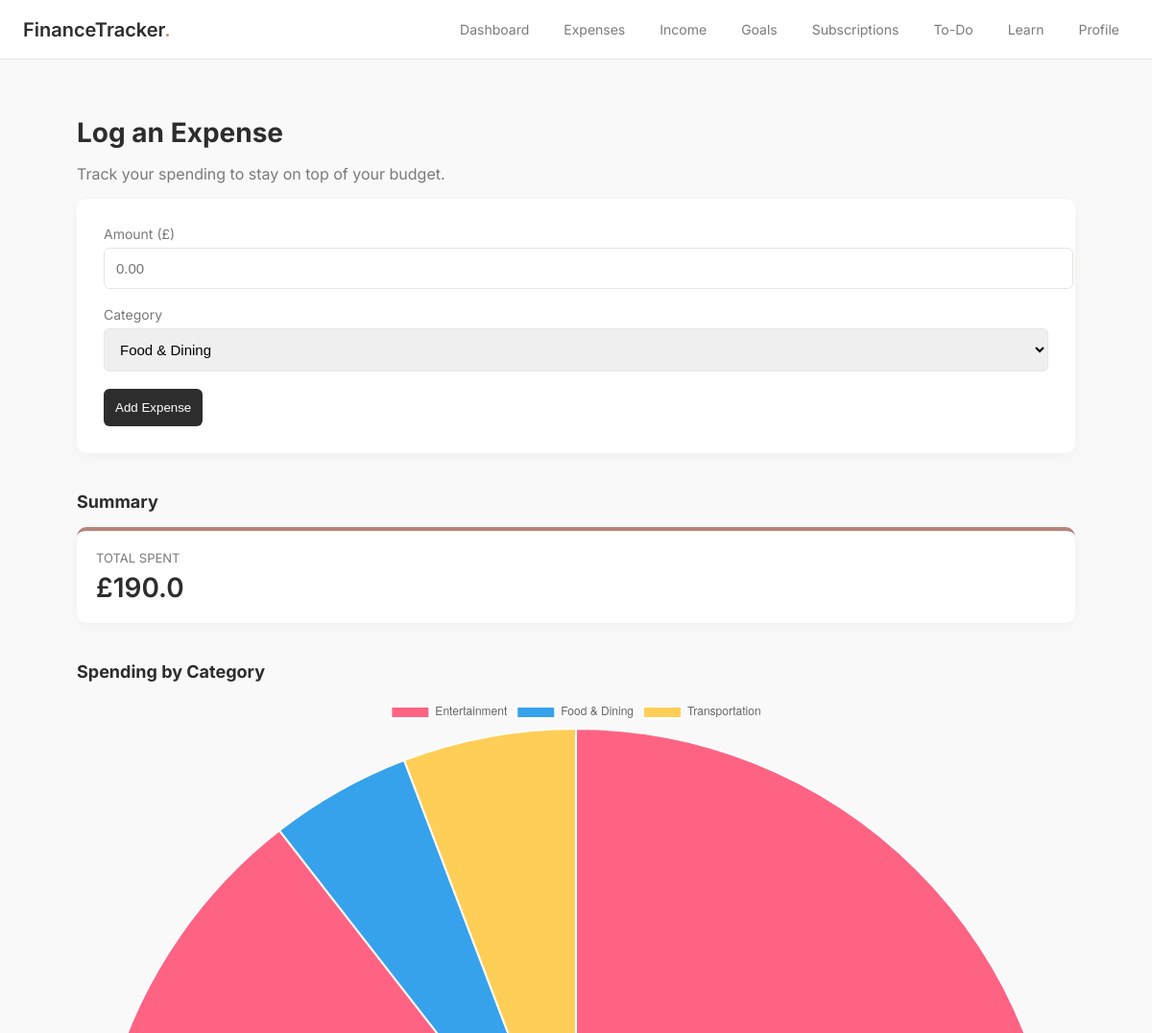
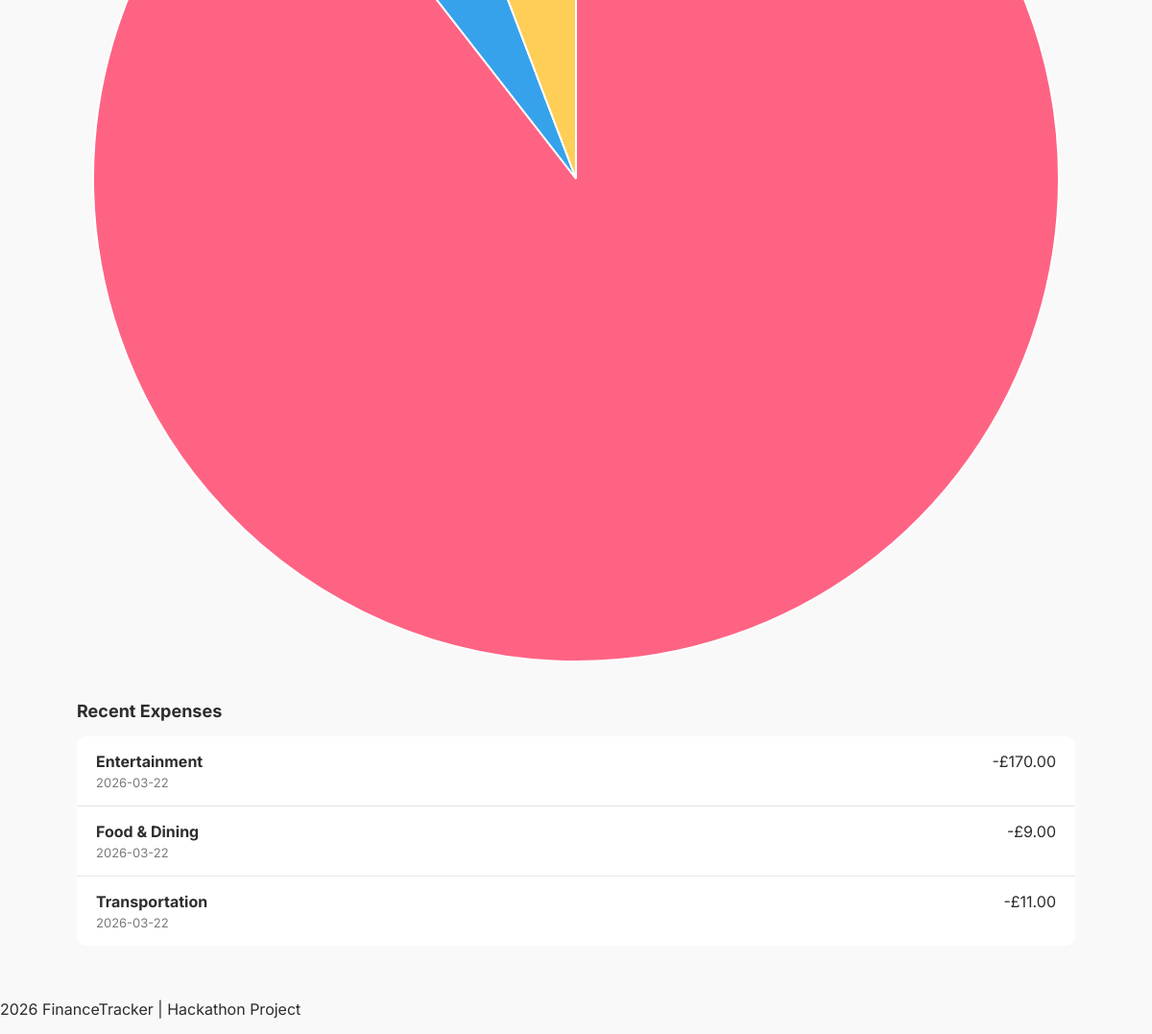
The page /expenses/oleksii on the database its author committed (2 pictures, top to bottom).
### tables this page shows
CREATE TABLE expenses (
        id INTEGER PRIMARY KEY AUTOINCREMENT,
        user_id INTEGER,
        amount REAL,
        category TEXT,
        date TEXT
    );

### app.py (the view, shortened to what this page needs)
@app.route("/expenses/<username>", methods=["GET", "POST"])
def expenses(username):
    user_id = get_user_id(username)
    if not user_id:
        return redirect(url_for("index"))
    conn = get_db()
    data = conn.execute(
        "SELECT * FROM expenses WHERE user_id=?",
        (user_id,)
    ).fetchall()
    conn.close()
    total_expenses = sum([e["amount"] for e in data])
    category_totals = defaultdict(float)
    for e in data:
        category_totals[e["category"]] += e["amount"]
    labels = list(category_totals.keys())
    values = list(category_totals.values())
    return render_template(
        "expenses.html",
        data=data,
        username=username,
        total_expenses=total_expenses,
        labels=labels,
        values=values
    )

### app.py (called while the page is built)
def get_db():
    conn = sqlite3.connect(DB)
    conn.row_factory = sqlite3.Row
    return conn

def get_user_id(username):
    conn = get_db()
    user = conn.execute(
        "SELECT id FROM users WHERE username=?",
        (username,)
    ).fetchone()
    conn.close()
    return user["id"] if user else None

@app.context_processor
def inject_user():
    username = request.view_args.get("username") if request.view_args else None
    return dict(current_user=username)

### templates/expenses.html (shortened to what this page needs)
{% extends "layout.html" %}
{% block navbar %}
    {% include "navbar.html" %}
{% endblock %}
{% block content %}
<div class="container">
    <div class="dashboard-header">
        <h1>Log an Expense</h1>
        <p>Track your spending to stay on top of your budget.</p>
    </div>
    <div class="form-card">
        <form method="POST">
            <div class="form-group">
                <label>Amount (£)</label>
                <input type="number" step="0.01" name="amount" class="form-control" placeholder="0.00" required>
            </div>
            <div class="form-group">
                <label>Category</label>
                <select name="category" class="form-control">
                    <option>Food & Dining</option>
                </select>
            </div>
            <button type="submit" class="btn-primary">Add Expense</button>
        </form>
    </div>
    <h3 class="section-title">Summary</h3>
    <div class="overview-grid">
        <div class="stat-card expense">
            <div class="stat-label">Total Spent</div>
            <div class="stat-value">£{{ total_expenses }}</div>
        </div>
    </div>
    <h3 class="section-title">Spending by Category</h3>
    <canvas id="categoryChart"></canvas>
    <h3 class="section-title">Recent Expenses</h3>
    <div class="transaction-list">
        {% if data %}
            {% for e in data %}
                <div class="transaction-item">
                    <div class="tx-details">
                        <h4>{{ e.category }}</h4>
                        <p>{{ e.date[:10] }}</p>
                    </div>
                    <div class="tx-amount">
                        -£{{ "{:,.2f}".format(e.amount|float) }}
                    </div>
                </div>
            {% endfor %}
        {% else %}
            <div class="empty-state" style="padding: 32px; text-align: center; color: #7A7A7A;">
                <p>No expenses yet.</p>
                <p>Start tracking to understand your spending 💡</p>
            </div>
        {% endif %}
    </div>
</div>
{% endblock %}
{% block scripts %}
<script>
const ctx = document.getElementById('categoryChart');
new Chart(ctx, {
    type: 'pie',
    data: {
        labels: {{ labels|tojson }},
        datasets: [{
            data: {{ values|tojson }},
            backgroundColor: [
                '#FF6384',
                '#36A2EB',
                '#FFCE56',
                '#4CAF50',
                '#9966FF'
            ]
        }]
    }
});
</script>
{% endblock %}

### static/css/style.css (style rules this page uses)
body { font-family: 'Inter', -apple-system, BlinkMacSystemFont, "Segoe UI", sans-serif; background-color: #F9F9F9; color: #2D2D2D; margin: 0; -webkit-font-smoothing: antialiased; }
.container { max-width: 1040px; margin: 0 auto; padding: 40px 24px; }
.dashboard-header h1 { font-size: 28px; margin-bottom: 8px; }
.dashboard-header p { color: #7A7A7A; }
.section-title { font-size: 18px; margin: 40px 0 16px; }
.overview-grid { display: grid; grid-template-columns: repeat(auto-fit, minmax(220px, 1fr)); gap: 20px; }
.stat-card, .balance-card, .streak-card { background: #FFFFFF; padding: 20px; border-radius: 10px; box-shadow: 0 4px 12px rgba(0,0,0,0.04); }
.stat-card.expense { border-top: 4px solid #BA827A; }
.stat-label { font-size: 13px; color: #7A7A7A; text-transform: uppercase; margin-bottom: 6px; }
.stat-value { font-size: 28px; font-weight: 600; }
.form-card { background: white; padding: 28px; border-radius: 10px; box-shadow: 0 4px 12px rgba(0,0,0,0.04); margin-bottom: 40px; }
.form-group { margin-bottom: 18px; }
.form-group label { font-size: 14px; color: #7A7A7A; display: block; margin-bottom: 6px; }
.form-control { width: 100%; padding: 12px; border-radius: 6px; border: 1px solid #E8E5E1; font-size: 15px; }
.btn-primary { background: #2D2D2D; color: white; border: none; padding: 12px; border-radius: 6px; cursor: pointer; }
.transaction-list { background: white; border-radius: 10px; overflow: hidden; }
.transaction-item { display: flex; justify-content: space-between; padding: 16px 20px; border-bottom: 1px solid #E8E5E1; }
.transaction-item:last-child { border-bottom: none; }
.tx-details h4 { margin: 0; }
.tx-details p { margin: 4px 0 0; font-size: 13px; color: #7A7A7A; }

### rows shown on the page
expenses: category "Entertainment", date "2026-03-22", amount "170.00"
expenses: category "Food & Dining", date "2026-03-22", amount "9.00"
expenses: category "Transportation", date "2026-03-22", amount "11.00"

### other values the page prints
{{ total_expenses }} "190.0"
chart data {{ values|tojson }} [170.0, 9.0, 11.0]
